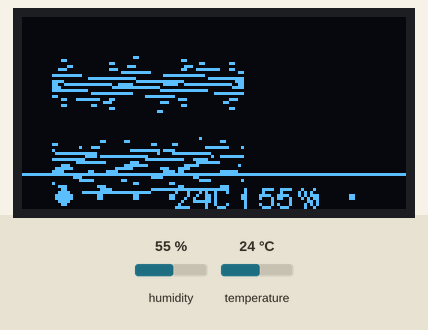
Simulated run of this sketch. Board: ESP32. Shown: 128×64 one-colour display. The test bench sets the inputs (shaded band); at power-on: humidity 55 %, temperature 24 °C. What the sketch prints to the serial monitor is not drawn.

Above: at 2.2 s.
2.3 s: humidity set to 22 %
At 7.0 s:
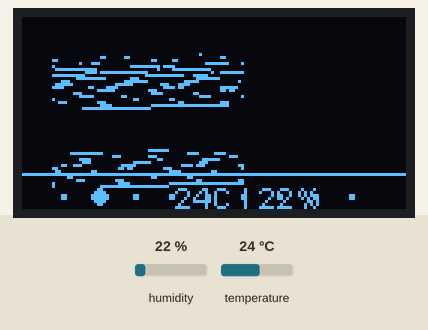
7.3 s: temperature set to 12 °C
At 12.0 s:
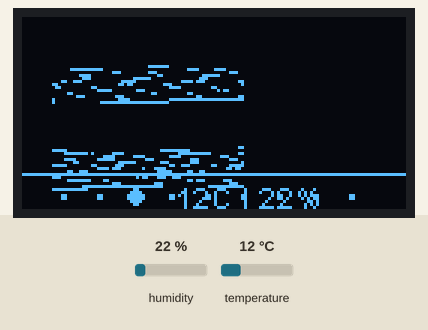
12.3 s: humidity set to 40 %
At 16.3 s:
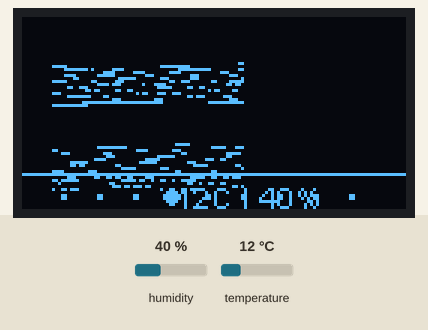
17.3 s: temperature set to 19 °C
At 21.5 s:
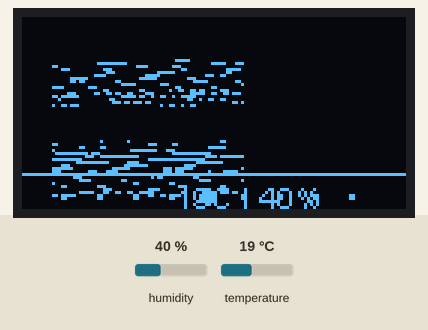
Timing chart, 0 to 23.0 s (numbered marks = the images above; inputs shaded):
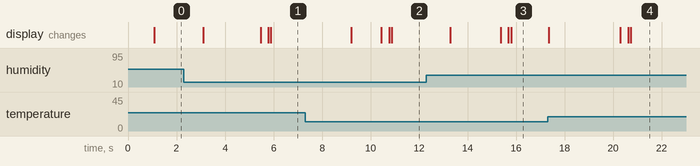

The sketch:

UI_test.ino
```cpp
#include <Arduino.h>
#include<String.h>

#include "SH1106Wire.h"
#include "OLEDDisplayUi.h"
#include "weatherIcon.h"
#include "DHT.h"

#define DHTPIN 5   //DHT11 DATA
#define DHTTYPE DHT11  //select DHT type
DHT dht(DHTPIN, DHTTYPE);

const int I2C_DISPLAY_ADDRESS = 0x3c;  //I2c地址默认
long timeSinceLastWUpdate = 0;    //上次更新后的时间
long timeSinceLastCurrUpdate = 0;   //上次天气更新后的时间
const int UPDATE_INTERVAL_SECS = 5 * 60; // 5分钟更新一次天气
bool readyForWeatherUpdate = false; // 天气更新标志
#if defined(ESP32)
const int SDA_PIN = 32;  //引脚连接
const int SDC_PIN = 33;  //
#endif

const unsigned char* Icon[]={gImage_01,gImage_02,gImage_03,gImage_04,gImage_09,gImage_10,gImage_11,gImage_13,gImage_50};

SH1106Wire     display(I2C_DISPLAY_ADDRESS, SDA_PIN, SDC_PIN);   // 1.3寸用这个
OLEDDisplayUi   ui( &display );


void Xbm01(OLEDDisplay *display, OLEDDisplayUiState* state, int16_t x, int16_t y) {
  display->clear();
  display->drawXbm(x + 10, y + 10, 64, 64, Icon[0]);
}

void Xbm02(OLEDDisplay *display, OLEDDisplayUiState* state, int16_t x, int16_t y) {
  display->clear();
  display->drawXbm(x + 10, y + 10, 64, 64, Icon[1]);
}

void Xbm03(OLEDDisplay *display, OLEDDisplayUiState* state, int16_t x, int16_t y) {
  display->clear();
  display->drawXbm(x + 10, y + 10, 64, 64, Icon[2]);
}
void Xbm04(OLEDDisplay *display, OLEDDisplayUiState* state, int16_t x, int16_t y) {
  display->clear();
  display->drawXbm(x + 10, y + 10, 64, 64, Icon[3]);
}
void Xbm09(OLEDDisplay *display, OLEDDisplayUiState* state, int16_t x, int16_t y) {
  display->clear();
  display->drawXbm(x + 10, y + 10, 64, 64, Icon[4]);
}
void Xbm10(OLEDDisplay *display, OLEDDisplayUiState* state, int16_t x, int16_t y) {
  display->clear();
  display->drawXbm(x + 10, y + 10, 64, 64, Icon[5]);
}
void Xbm11(OLEDDisplay *display, OLEDDisplayUiState* state, int16_t x, int16_t y) {
  display->clear();
  display->drawXbm(x + 10, y + 10, 64, 64, Icon[6]);
}
void Xbm13(OLEDDisplay *display, OLEDDisplayUiState* state, int16_t x, int16_t y) {
  display->clear();
  display->drawXbm(x + 10, y + 10, 64, 64, Icon[7]);
}
void Xbm50(OLEDDisplay *display, OLEDDisplayUiState* state, int16_t x, int16_t y) {
  display->clear();
  display->drawXbm(x + 10, y + 10, 64, 64, Icon[8]);
}
FrameCallback frames[] = { Xbm01,Xbm02,Xbm03,Xbm04,Xbm09,Xbm10,Xbm11,Xbm13,Xbm50 };
int numberOfFrames = 9;

void drawHeaderOverlay(OLEDDisplay *display, OLEDDisplayUiState* state) {   //绘图页眉覆盖
  display->setColor(WHITE);
  display->setFont(ArialMT_Plain_10);
  display->setTextAlignment(TEXT_ALIGN_RIGHT);
  float temperature = dht.readTemperature();
  float humidity = dht.readHumidity();
  String Current=String(temperature,0)+"C | "+String(humidity,0)+"%";
  display->drawString(100, 54, Current);
  display->drawHorizontalLine(0, 52, 128);
}

OverlayCallback overlays[] = { drawHeaderOverlay }; //覆盖回调函数
int numberOfOverlays = 1;  //覆盖数

void setup() {
  // put your setup code here, to run once:
  Serial.begin(115200);
  Serial.println();
  Serial.println("setup");

  // 屏幕初始化
  display.init();
  display.flipScreenVertically(); //屏幕翻转
  display.setContrast(255); //屏幕亮度
  delay(1000);
  display.clear();
  display.display();
  ui.setTargetFPS(30);  //刷新频率
  ui.setIndicatorPosition(BOTTOM);
  ui.setIndicatorDirection(LEFT_RIGHT);
  ui.setFrameAnimation(SLIDE_LEFT);
  ui.setFrames(frames, numberOfFrames); // 设置框架
  ui.setTimePerFrame(5000); //设置切换时间
  ui.setOverlays(overlays, numberOfOverlays); //设置覆盖
  // UI负责初始化显示
  ui.init();
  display.flipScreenVertically(); //屏幕翻转


}

void loop() {
  // put your main code here, to run repeatedly:
  if (millis() - timeSinceLastWUpdate > (1000L * UPDATE_INTERVAL_SECS)) { //屏幕刷新
    timeSinceLastWUpdate = millis();
  }
  int remainingTimeBudget = ui.update(); //剩余时间预算

  if (remainingTimeBudget > 0) {
    //你可以在这里工作如果你低于你的时间预算。
    delay(remainingTimeBudget);
  }
}
```

Source omitted: weatherIcon.h (data table, 9818 bytes)
